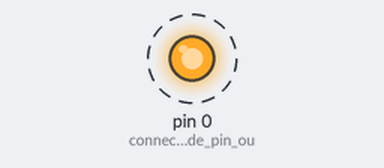
Simulated run of this sketch. Board: Arduino Uno, built with avr-gcc and run on an emulated ATmega328P. Parts: output pins drawn as LEDs (lit = HIGH). Dashed ring = blinking.

Above: at 0.02 s.
Timing chart, 0 to 3.0 s (numbered marks = the images above):
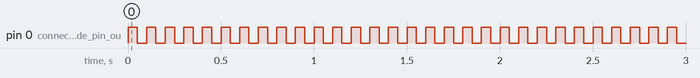

Measured:
- by itself, pin 0 (connected_to_diode_pin_ou): alternates HIGH for 0.05 s and LOW for 0.05 s

The sketch:

LED_Blinker.ino
```cpp
 /*

 * Disclaimer: this code is "AS IS" and for educational purpose only.
 *
 */

void setup() {
  /*ANYTHING INSIDE THIS CURLY BRACKETS WILL BE EXCUTED ONCE*/
  pinMode(0, OUTPUT);// connected to diode pin out as positive
}

void loop() {
/*ANYTHING INSIDE THE VOID LOOP WILL BE EXECUTED OVER AND OVER AGAIN*/
  digitalWrite(0,HIGH);// turn lED ON HIGH MEANS THERE IS +5V IN PIN 0
  delay(50);// keep it ON for 3 seconds


  digitalWrite(0, LOW);// turn lED OFF 0V
 delay(50);// keep it OFF for 3seconds

}
```
